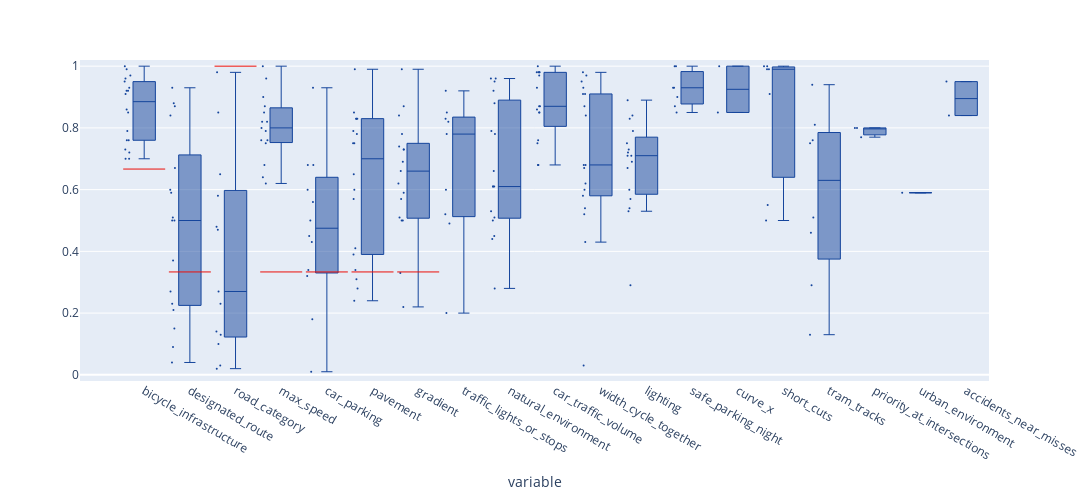

The cell this chart's notebook holds for it:
### Code cell
dta = ind_workshop
plot = dta.boxplot(points="all", title="Workshop: Indicator importance (full set)" if plot_title else None)
plot.update_layout(width=1200, height=500, yaxis=dict(range=[-0.02,1.02], title="importance" if plot_yAxTitle else None))
plot.update_traces(marker_color="#15459C", line_width=1, marker_size=2)
plot.add_scatter(name="bikeability", y=ind_netascore_norm, x=ind_netascore_norm.index, marker_size=30, line_color="#EB0F09", showlegend=False, mode="markers", marker_symbol="line-ew-open")
plot.show()
if export_html: plot.write_html(os.path.join(output_dir, "indicators_2.html"))
if export_png: plot.write_image(os.path.join(output_dir, "indicators_2.png"), scale=6)
if export_svg: plot.write_image(os.path.join(output_dir, "indicators_2.svg"))
if export_pdf: plot.write_image(os.path.join(output_dir, "indicators_2.pdf"))

### Figure 1 — Plotly figure (JSON) as saved in the notebook; plotly's stock layout.template omitted (floating-point values rounded to 4 significant figures; data arrays with more than 128 entries replaced by an {"elided": "..."} marker saying what was removed)
{"data": [{"alignmentgroup": "True", "boxpoints": "all", "hovertemplate": "variable=%{x}<br>value=%{y}<extra></extra>", "legendgroup": "", "line": {"width": 1}, "marker": {"color": "#15459C", "size": 2}, "name": "", "notched": false, "offsetgroup": "", "orientation": "v", "showlegend": false, "type": "box", "x": {"elided": "360 str values"}, "x0": " ", "xaxis": "x", "y": {"elided": "360 float values"}, "y0": " ", "yaxis": "y"}, {"line": {"color": "#EB0F09"}, "marker": {"size": 30, "symbol": "line-ew-open"}, "mode": "markers", "name": "bikeability", "showlegend": false, "type": "scatter", "x": ["bicycle_infrastructure", "designated_route", "road_category", "max_speed", "car_parking", "pavement", "gradient"], "y": [0.6667, 0.3333, 1, 0.3333, 0.3333, 0.3333, 0.3333]}], "layout": {"boxmode": "group", "height": 500, "legend": {"tracegroupgap": 0}, "margin": {"t": 60}, "width": 1200, "xaxis": {"anchor": "y", "domain": [0, 1], "title": {"text": "variable"}}, "yaxis": {"anchor": "x", "domain": [0, 1], "range": [-0.02, 1.02], "title": {}}}}
